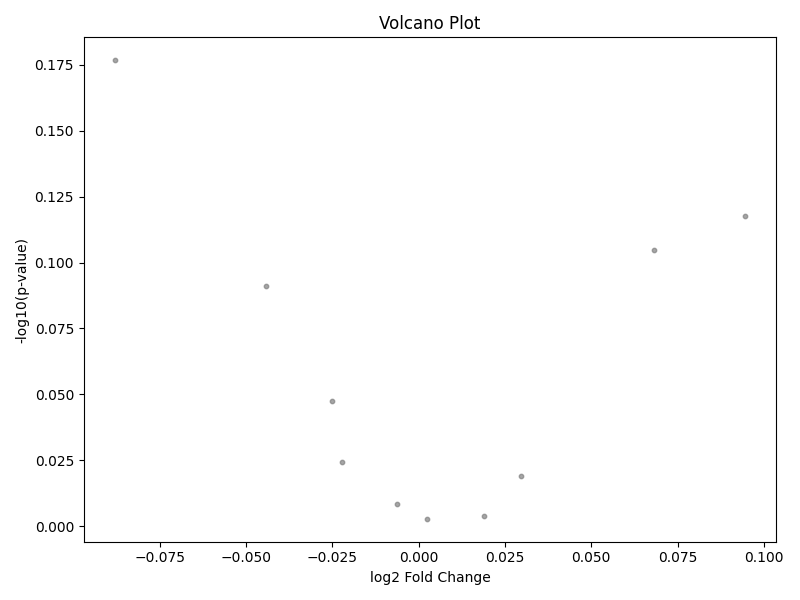

Generate this figure with Python:
"""
volcano_plot.py
--------------
Generate a volcano plot from annotated DESeq2 results.
Input: Annotated results CSV (with log2FoldChange, pvalue, gene_symbol columns)
Output: volcano_plot.png
"""

import pandas as pd
import matplotlib.pyplot as plt
import sys

# Usage: python volcano_plot.py annotated_results.csv volcano_plot.png

if __name__ == "__main__":
    import numpy as np
    # Use the global 'snakemake' variable if present (set by Snakemake), else fallback to CLI args
    if 'snakemake' in globals():
        in_file = snakemake.input[0]
        out_file = snakemake.output[0]
    else:
        if len(sys.argv) != 3:
            print("Usage: python volcano_plot.py <annotated_results.csv> <volcano_plot.png>")
            sys.exit(1)
        in_file, out_file = sys.argv[1:3]

    df = pd.read_csv(in_file)

    # Basic volcano plot: log2FoldChange vs -log10(pvalue)
    df['-log10(pvalue)'] = -np.log10(df['pvalue'])
    plt.figure(figsize=(8,6))
    plt.scatter(df['log2FoldChange'], df['-log10(pvalue)'], c='grey', alpha=0.7, s=10)
    plt.xlabel('log2 Fold Change')
    plt.ylabel('-log10(p-value)')
    plt.title('Volcano Plot')
    plt.tight_layout()
    plt.savefig(out_file)
    print(f"Volcano plot saved to {out_file}")
